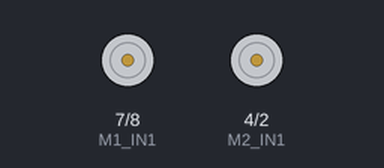
Bench run of a sketch on a simulated Arduino Uno, built with avr-gcc and run on an emulated ATmega328P. Parts: motor-driver pin pairs drawn as motors (green arrow = first pin HIGH = forward, orange = second pin HIGH = backward, longer = more drive, scaled by the enable pin).

Above: at 0.3 s.
Timing chart, 0 to 1.8 s (numbered marks = the images above):
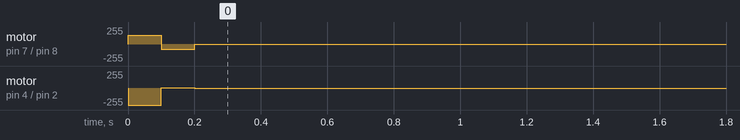

The sketch:

motor.ino
```cpp
// R0.4 sketch 2: motor PWM through an H-bridge (driver hbridge-en-in1-in2), pins of ref-uno-rover@0:
// M1 (left) EN=D5 IN1=D7 IN2=D8, M2 (right) EN=D6 IN1=D4 IN2=D2.
// Contract §4.4: duty = round(|s| * 255 / 100); s > 0 IN1 HIGH IN2 LOW; s < 0 IN1 LOW IN2 HIGH; stop = both IN LOW.
#define M1_EN 5
#define M1_IN1 7
#define M1_IN2 8
#define M2_EN 6
#define M2_IN1 4
#define M2_IN2 2

void motorSet(uint8_t en, uint8_t in1, uint8_t in2, long speed) {
  if (speed > 100L) speed = 100L;
  if (speed < -100L) speed = -100L;
  long magnitude = speed < 0L ? -speed : speed;
  digitalWrite(in1, speed > 0L ? HIGH : LOW);
  digitalWrite(in2, speed < 0L ? HIGH : LOW);
  analogWrite(en, (int)((magnitude * 255L + 50L) / 100L));
}

void setup() {
  pinMode(M1_EN, OUTPUT); pinMode(M1_IN1, OUTPUT); pinMode(M1_IN2, OUTPUT);
  pinMode(M2_EN, OUTPUT); pinMode(M2_IN1, OUTPUT); pinMode(M2_IN2, OUTPUT);
  motorSet(M1_EN, M1_IN1, M1_IN2, 50L);    // phase A: duty 128 on D5 (Timer0, fast PWM)
  motorSet(M2_EN, M2_IN1, M2_IN2, -100L);  // duty 255 on D6: digitalWrite HIGH, no PWM
  delay(100);
  motorSet(M1_EN, M1_IN1, M1_IN2, -30L);   // phase B: duty round(76.5) = 77 on D5
  motorSet(M2_EN, M2_IN1, M2_IN2, 1L);     // duty round(2.55) = 3 on D6
  delay(100);
  motorSet(M1_EN, M1_IN1, M1_IN2, 0L);     // phase C: stop, everything LOW
  motorSet(M2_EN, M2_IN1, M2_IN2, 0L);
}

void loop() {
}
```
